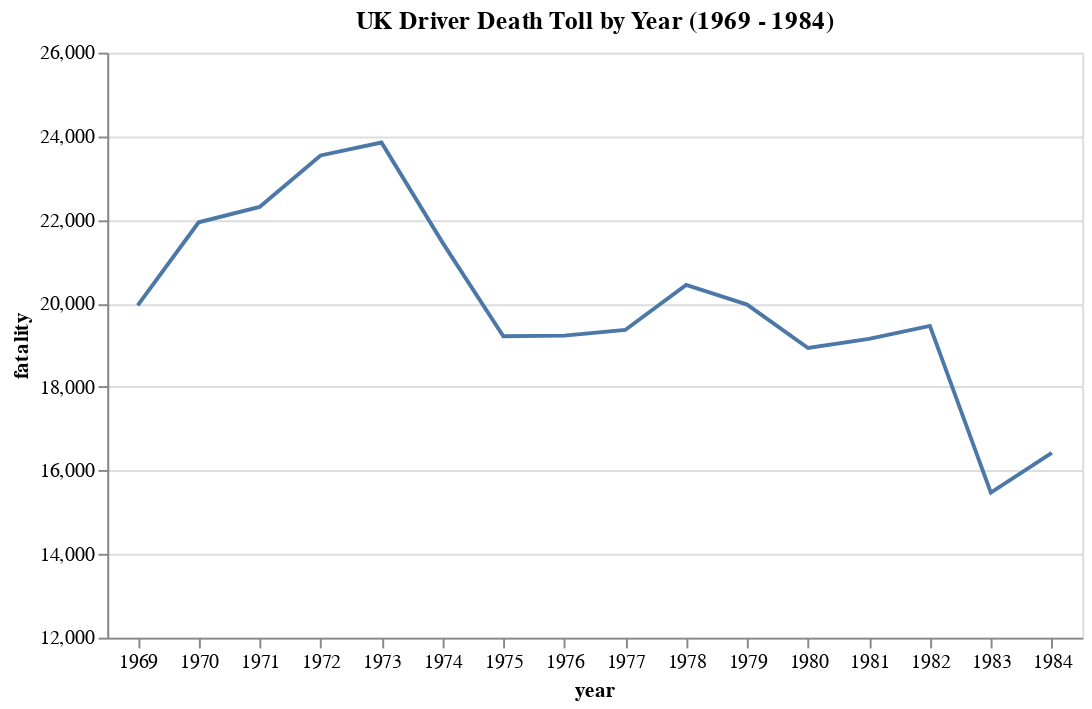

The cell this chart's notebook holds for it:
### Markdown cell above
## Q2. Line Chart

### Code cell
# line chart 
# manually adjust domain to make line chart a 45 degree tilt 
alt.Chart(fatality).mark_line().encode(
    x=alt.X('year:O', axis=alt.Axis(labelAngle=0)),
    y=alt.Y('sum(count)', 
            title='fatality', 
            scale=alt.Scale(domain=(12000, 26000))),
    tooltip=['year:O', alt.Tooltip('sum(count)', title='fatality')]
).properties(
    title='UK Driver Death Toll by Year (1969 - 1984)',
    width=500
)

### Figure 1 — Vega-Lite specification as saved in the notebook (floating-point values rounded to 4 significant figures; data arrays with more than 128 entries replaced by an {"elided": "..."} marker saying what was removed)
{"config": {"view": {"continuousWidth": 400, "continuousHeight": 300}}, "data": {"name": "data-eae90cd30d19b4e3984d21939666a3f3"}, "mark": "line", "encoding": {"tooltip": [{"type": "ordinal", "field": "year"}, {"type": "quantitative", "aggregate": "sum", "field": "count", "title": "fatality"}], "x": {"type": "ordinal", "axis": {"labelAngle": 0}, "field": "year"}, "y": {"type": "quantitative", "aggregate": "sum", "field": "count", "scale": {"domain": [12000, 26000]}, "title": "fatality"}}, "title": "UK Driver Death Toll by Year (1969 - 1984)", "width": 500, "$schema": "https://vega.github.io/schema/vega-lite/v4.8.1.json", "datasets": {"data-eae90cd30d19b4e3984d21939666a3f3": {"elided": "192 records"}}}
